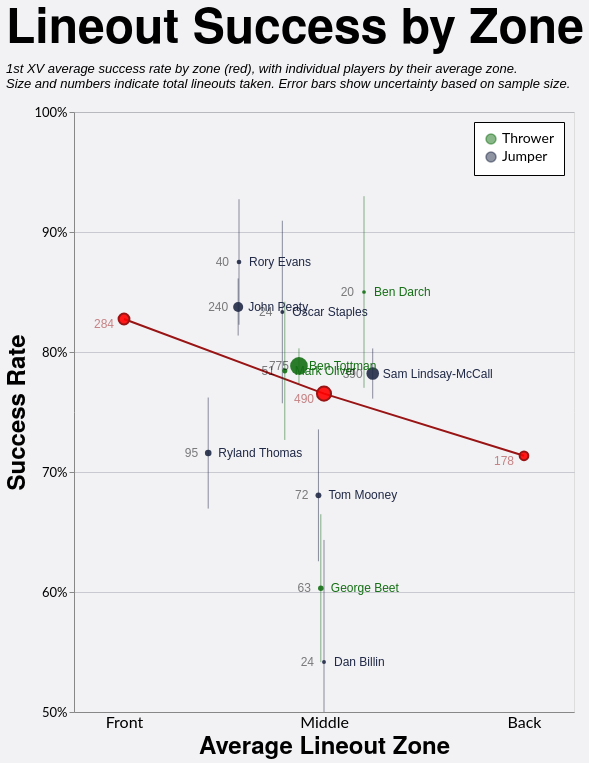

This figure's Vega-Lite source:
### Vega-Lite specification from a JSON file in a GitHub repository (floating-point values rounded to 4 significant figures)
{"config": {"axis": {"labelFont": "Lato, sans-serif", "titleFont": "PT Sans Narrow, Helvetica Neue, Helvetica, Arial, sans-serif", "labelFontSize": 13, "titleFontSize": 24, "gridColor": "#202947", "gridOpacity": 0.2}, "header": {"labelFont": "PT Sans Narrow, Helvetica Neue, Helvetica, Arial, sans-serif", "titleFont": "PT Sans Narrow, Helvetica Neue, Helvetica, Arial, sans-serif", "labelFontSize": 24, "titleFontSize": 28, "labelFontWeight": "bold", "orient": "left"}, "legend": {"labelFont": "Lato, sans-serif", "titleFont": "PT Sans Narrow, Helvetica Neue, Helvetica, Arial, sans-serif", "labelFontSize": 14, "titleFontSize": 16, "titlePadding": 5, "fillColor": "white", "strokeColor": "black", "padding": 10, "titleFontWeight": "lighter", "titleFontStyle": "italic", "titleColor": "gray", "offset": 10}, "title": {"font": "PT Sans Narrow, Helvetica Neue, Helvetica, Arial, sans-serif", "fontSize": 48, "fontWeight": "bold", "anchor": "start", "align": "center", "titlePadding": 20, "subtitlePadding": 10, "subtitleFontSize": 13, "subtitleColor": "", "subtitleFontStyle": "italic", "offset": 15, "color": "black"}, "axisX": {"labelAngle": 0}, "facet": {"title": null, "header": null, "align": {"row": "each", "column": "each"}}, "resolve": {"scale": {"y": "independent", "facet": "independent"}}, "background": "#f2f1f4"}, "layer": [{"mark": {"type": "line", "color": "#991515"}, "encoding": {"x": {"axis": {"grid": false, "labelExpr": "datum.value == 1 ? 'Front' : datum.value == 2 ? 'Middle' : 'Back'", "labelFontSize": 16, "tickCount": 3, "ticks": false, "values": [1, 2, 3]}, "field": "zone", "scale": {"domain": [0.75, 3.25], "nice": false}, "title": "Average Lineout Zone", "type": "quantitative"}, "y": {"axis": {"format": "%", "tickCount": 5}, "field": "pct_won", "scale": {"domain": [0.5, 1.0]}, "title": "Success Rate", "type": "quantitative"}}}, {"mark": {"type": "point", "color": "#991515", "fill": "red", "fillOpacity": 0.9}, "encoding": {"size": {"field": "total", "legend": null, "scale": {"domain": [10, 1000], "range": [10, 400]}, "type": "quantitative"}, "x": {"axis": {"grid": false, "labelExpr": "datum.value == 1 ? 'Front' : datum.value == 2 ? 'Middle' : 'Back'", "labelFontSize": 16, "tickCount": 3, "ticks": false, "values": [1, 2, 3]}, "field": "zone", "scale": {"domain": [0.75, 3.25], "nice": false}, "title": "Average Lineout Zone", "type": "quantitative"}, "y": {"axis": {"format": "%", "tickCount": 5}, "field": "pct_won", "scale": {"domain": [0.5, 1.0]}, "title": "Success Rate", "type": "quantitative"}}}, {"mark": {"type": "text", "align": "right", "color": "#991515", "dx": -10, "dy": 5, "opacity": 0.5}, "encoding": {"size": {"value": 12}, "text": {"field": "total", "type": "quantitative"}, "x": {"axis": {"grid": false, "labelExpr": "datum.value == 1 ? 'Front' : datum.value == 2 ? 'Middle' : 'Back'", "labelFontSize": 16, "tickCount": 3, "ticks": false, "values": [1, 2, 3]}, "field": "zone", "scale": {"domain": [0.75, 3.25], "nice": false}, "title": "Average Lineout Zone", "type": "quantitative"}, "y": {"axis": {"format": "%", "tickCount": 5}, "field": "pct_won", "scale": {"domain": [0.5, 1.0]}, "title": "Success Rate", "type": "quantitative"}}}, {"data": {"name": "data-4e29ca34388576e0d908964d8c6c625f"}, "mark": {"type": "errorbar", "opacity": 0.5}, "encoding": {"color": {"field": "player_type", "legend": {"orient": "top-right"}, "scale": {"domain": ["Thrower", "Jumper"], "range": ["#146f14", "#202946"]}, "title": null, "type": "nominal"}, "size": {"field": "total", "legend": null, "scale": {"domain": [10, 1000], "range": [10, 400]}, "type": "quantitative"}, "tooltip": [{"field": "player_type", "type": "nominal"}, {"field": "player", "type": "nominal"}, {"field": "total", "type": "quantitative"}, {"field": "won", "type": "quantitative"}, {"field": "pct_won", "format": ".1%", "type": "quantitative"}, {"field": "avg_zone", "type": "quantitative"}], "x": {"field": "avg_zone", "type": "quantitative"}, "y": {"field": "ymin", "scale": {"clamp": true}, "title": "Success Rate", "type": "quantitative"}, "y2": {"field": "ymax", "title": null}}, "transform": [{"calculate": "datum.pct_won - datum.error_margin", "as": "ymin"}, {"calculate": "datum.pct_won + datum.error_margin", "as": "ymax"}]}, {"data": {"name": "data-4e29ca34388576e0d908964d8c6c625f"}, "mark": {"type": "circle", "fillOpacity": 0.9, "opacity": 1.0, "size": 100}, "encoding": {"color": {"field": "player_type", "legend": {"orient": "top-right"}, "scale": {"domain": ["Thrower", "Jumper"], "range": ["#146f14", "#202946"]}, "title": null, "type": "nominal"}, "size": {"field": "total", "legend": null, "scale": {"domain": [10, 1000], "range": [10, 400]}, "type": "quantitative"}, "tooltip": [{"field": "player_type", "type": "nominal"}, {"field": "player", "type": "nominal"}, {"field": "total", "type": "quantitative"}, {"field": "won", "type": "quantitative"}, {"field": "pct_won", "format": ".1%", "type": "quantitative"}, {"field": "avg_zone", "type": "quantitative"}], "x": {"field": "avg_zone", "title": "Average Lineout Zone", "type": "quantitative"}, "y": {"field": "pct_won", "title": "Success Rate", "type": "quantitative"}}}, {"data": {"name": "data-4e29ca34388576e0d908964d8c6c625f"}, "mark": {"type": "text", "align": "left", "dx": 10}, "encoding": {"color": {"field": "player_type", "legend": {"orient": "top-right"}, "scale": {"domain": ["Thrower", "Jumper"], "range": ["#146f14", "#202946"]}, "title": null, "type": "nominal"}, "size": {"value": 12}, "text": {"field": "player", "type": "nominal"}, "tooltip": [{"field": "player_type", "type": "nominal"}, {"field": "player", "type": "nominal"}, {"field": "total", "type": "quantitative"}, {"field": "won", "type": "quantitative"}, {"field": "pct_won", "format": ".1%", "type": "quantitative"}, {"field": "avg_zone", "type": "quantitative"}], "x": {"field": "avg_zone", "title": "Average Lineout Zone", "type": "quantitative"}, "y": {"field": "pct_won", "title": "Success Rate", "type": "quantitative"}}}, {"data": {"name": "data-4e29ca34388576e0d908964d8c6c625f"}, "mark": {"type": "text", "align": "right", "dx": -10, "opacity": 0.5}, "encoding": {"color": {"value": "black"}, "size": {"value": 12}, "text": {"field": "total", "type": "quantitative"}, "tooltip": [{"field": "player_type", "type": "nominal"}, {"field": "player", "type": "nominal"}, {"field": "total", "type": "quantitative"}, {"field": "won", "type": "quantitative"}, {"field": "pct_won", "format": ".1%", "type": "quantitative"}, {"field": "avg_zone", "type": "quantitative"}], "x": {"field": "avg_zone", "title": "Average Lineout Zone", "type": "quantitative"}, "y": {"field": "pct_won", "title": "Success Rate", "type": "quantitative"}}}], "data": {"name": "data-1d03c6c1c454b517073027972bbfcaa4"}, "height": 600, "resolve": {"scale": {"x": "shared", "y": "shared"}}, "title": {"text": "Lineout Success by Zone", "subtitle": ["1st XV average success rate by zone (red), with individual players by their average zone.", "Size and numbers indicate total lineouts taken. Error bars show uncertainty based on sample size."]}, "width": 500, "$schema": "https://vega.github.io/schema/vega-lite/v5.20.1.json", "datasets": {"data-1d03c6c1c454b517073027972bbfcaa4": [{"zone": 1, "total": 284, "won": 235, "pct_won": 0.8275}, {"zone": 2, "total": 490, "won": 375, "pct_won": 0.7653}, {"zone": 3, "total": 178, "won": 127, "pct_won": 0.7135}], "data-4e29ca34388576e0d908964d8c6c625f": [{"player_type": "Jumper", "player": "Dan Billin", "total": 24, "won": 13, "pct_won": 0.5417, "error_margin": 0.1017, "avg_zone": 2.0}, {"player_type": "Jumper", "player": "John Peaty", "total": 240, "won": 201, "pct_won": 0.8375, "error_margin": 0.02381, "avg_zone": 1.571}, {"player_type": "Jumper", "player": "Oscar Staples", "total": 24, "won": 20, "pct_won": 0.8333, "error_margin": 0.07607, "avg_zone": 1.792}, {"player_type": "Jumper", "player": "Rory Evans", "total": 40, "won": 35, "pct_won": 0.875, "error_margin": 0.05229, "avg_zone": 1.575}, {"player_type": "Jumper", "player": "Ryland Thomas", "total": 95, "won": 68, "pct_won": 0.7158, "error_margin": 0.04628, "avg_zone": 1.421}, {"player_type": "Jumper", "player": "Sam Lindsay-McCall", "total": 390, "won": 305, "pct_won": 0.7821, "error_margin": 0.02091, "avg_zone": 2.244}, {"player_type": "Jumper", "player": "Tom Mooney", "total": 72, "won": 49, "pct_won": 0.6806, "error_margin": 0.05495, "avg_zone": 1.972}, {"player_type": "Thrower", "player": "Ben Darch", "total": 20, "won": 17, "pct_won": 0.85, "error_margin": 0.07984, "avg_zone": 2.2}, {"player_type": "Thrower", "player": "Ben Tottman", "total": 775, "won": 611, "pct_won": 0.7884, "error_margin": 0.01467, "avg_zone": 1.875}, {"player_type": "Thrower", "player": "George Beet", "total": 63, "won": 38, "pct_won": 0.6032, "error_margin": 0.06164, "avg_zone": 1.984}, {"player_type": "Thrower", "player": "Mark Oliver", "total": 51, "won": 40, "pct_won": 0.7843, "error_margin": 0.05759, "avg_zone": 1.804}]}}
